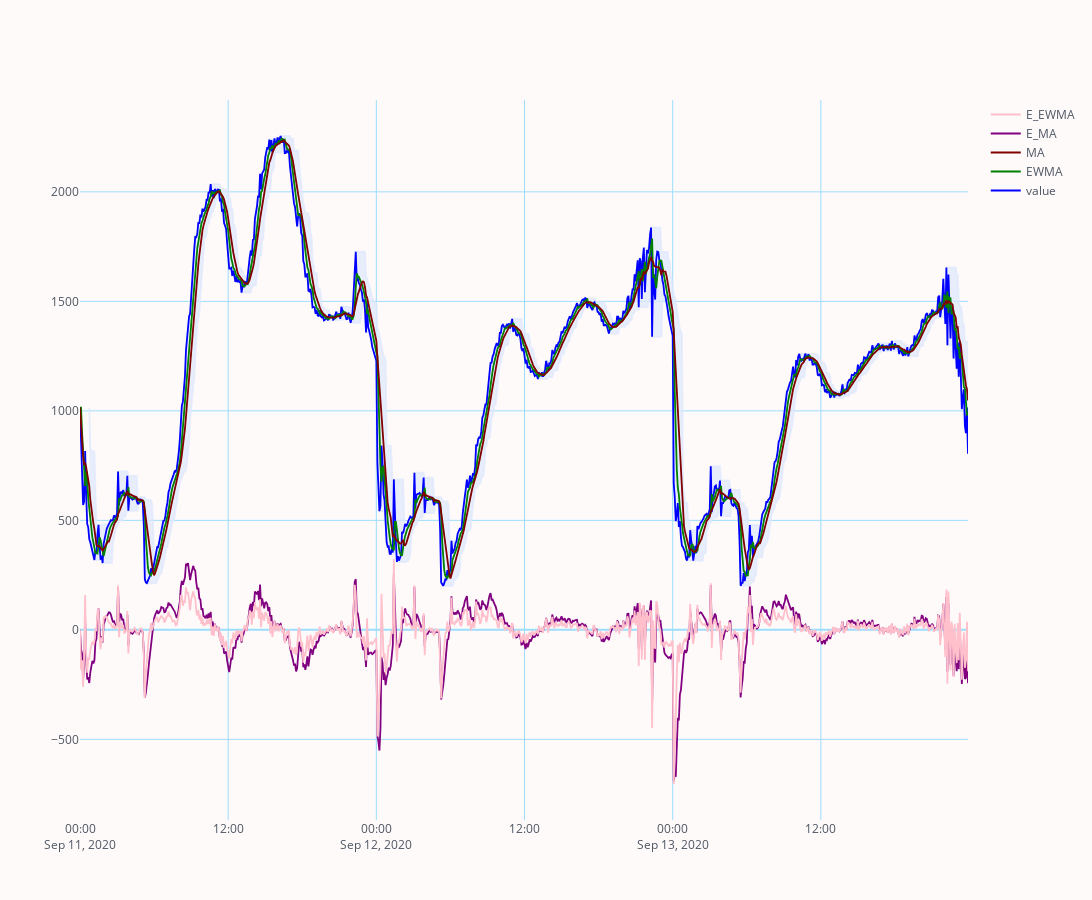

Write notebook code for a chart like this one.
### Code cell
data.blot(x='time', y=['value', 'EWMA', 'MA','E_MA', 'E_EWMA'], dimensions=(1400, 900), colors={'value': 'blue', 'EWMA': 'green', 'E_MA': 'purple', 'E_EWMA': 'pink', 'MA': 'maroon'}, upper='upper', lower='lower', anomaly_color='rgba(0,0,0,0)')

### Figure 1 — Plotly figure (JSON) as saved in the notebook; plotly's stock layout.template omitted (floating-point values rounded to 4 significant figures; data arrays with more than 128 entries replaced by an {"elided": "..."} marker saying what was removed)
{"data": [{"fillcolor": "rgba(222, 233, 252, 0.7)", "line": {"color": "rgba(222, 233, 252, 0.7)"}, "mode": "lines", "name": "_upper", "showlegend": false, "type": "scatter", "x": {"elided": "864 str values"}, "y": {"elided": "864 int values"}}, {"fill": "tonexty", "fillcolor": "rgba(222, 233, 252, 0.7)", "line": {"color": "rgba(222, 233, 252, 0.7)"}, "mode": "lines", "name": "_lower", "showlegend": false, "type": "scatter", "x": {"elided": "864 str values"}, "y": {"elided": "864 int values"}}, {"line": {"color": "blue", "dash": "solid", "shape": "linear", "width": 1.8}, "mode": "lines", "name": "value", "showlegend": true, "text": "", "type": "scatter", "x": {"elided": "864 str values"}, "y": {"elided": "864 int values"}}, {"line": {"color": "rgba(0,0,0,0)"}, "name": "value_anomaly", "showlegend": false, "type": "scatter", "x": {"elided": "864 str values"}, "y": {"elided": "864 null values"}}, {"line": {"color": "green", "dash": "solid", "shape": "linear", "width": 1.8}, "mode": "lines", "name": "EWMA", "showlegend": true, "text": "", "type": "scatter", "x": {"elided": "864 str values"}, "y": {"elided": "864 float values"}}, {"line": {"color": "rgba(0,0,0,0)"}, "name": "EWMA_anomaly", "showlegend": false, "type": "scatter", "x": {"elided": "864 str values"}, "y": {"elided": "864 null values"}}, {"line": {"color": "maroon", "dash": "solid", "shape": "linear", "width": 1.8}, "mode": "lines", "name": "MA", "showlegend": true, "text": "", "type": "scatter", "x": {"elided": "864 str values"}, "y": {"elided": "864 float values"}}, {"line": {"color": "rgba(0,0,0,0)"}, "name": "MA_anomaly", "showlegend": false, "type": "scatter", "x": {"elided": "864 str values"}, "y": {"elided": "864 null values"}}, {"line": {"color": "purple", "dash": "solid", "shape": "linear", "width": 1.8}, "mode": "lines", "name": "E_MA", "showlegend": true, "text": "", "type": "scatter", "x": {"elided": "864 str values"}, "y": {"elided": "864 float values"}}, {"line": {"color": "rgba(0,0,0,0)"}, "name": "E_MA_anomaly", "showlegend": false, "type": "scatter", "x": {"elided": "864 str values"}, "y": {"elided": "864 float values"}}, {"line": {"color": "pink", "dash": "solid", "shape": "linear", "width": 1.8}, "mode": "lines", "name": "E_EWMA", "showlegend": true, "text": "", "type": "scatter", "x": {"elided": "864 str values"}, "y": {"elided": "864 float values"}}, {"line": {"color": "rgba(0,0,0,0)"}, "name": "E_EWMA_anomaly", "showlegend": false, "type": "scatter", "x": {"elided": "864 str values"}, "y": {"elided": "864 float values"}}], "layout": {"height": 900, "legend": {"bgcolor": "#FFFAFA", "font": {"color": "#4D5663"}}, "paper_bgcolor": "#FFFAFA", "plot_bgcolor": "#FFFAFA", "title": {"font": {"color": "#4D5663"}, "x": 0.5}, "width": 1400, "xaxis": {"gridcolor": "#9cddfc", "showgrid": true, "tickfont": {"color": "#4D5663"}, "title": {"font": {"color": "#4D5663"}, "text": ""}, "zerolinecolor": "#9cddfc"}, "yaxis": {"gridcolor": "#9cddfc", "showgrid": true, "tickfont": {"color": "#4D5663"}, "title": {"font": {"color": "#4D5663"}, "text": ""}, "zerolinecolor": "#9cddfc"}}}
